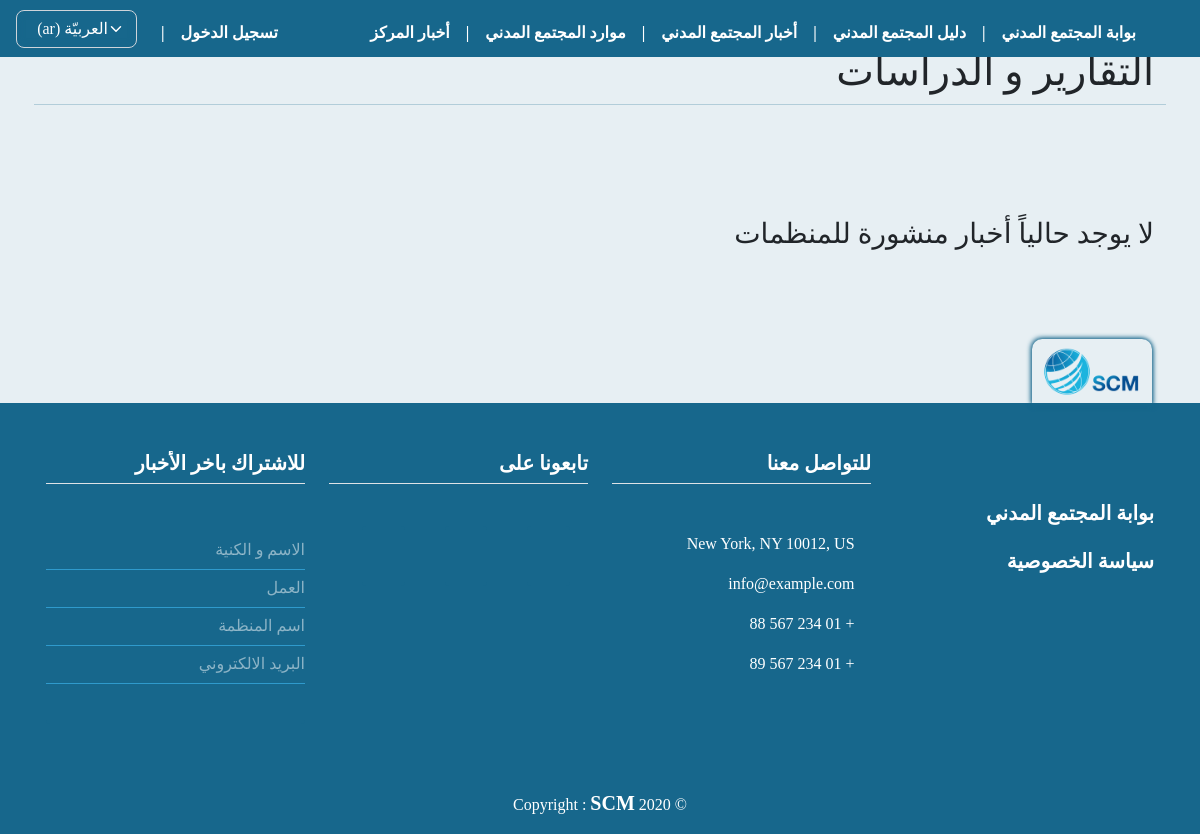
Page /orgs_rapport/ on the earlier database version.
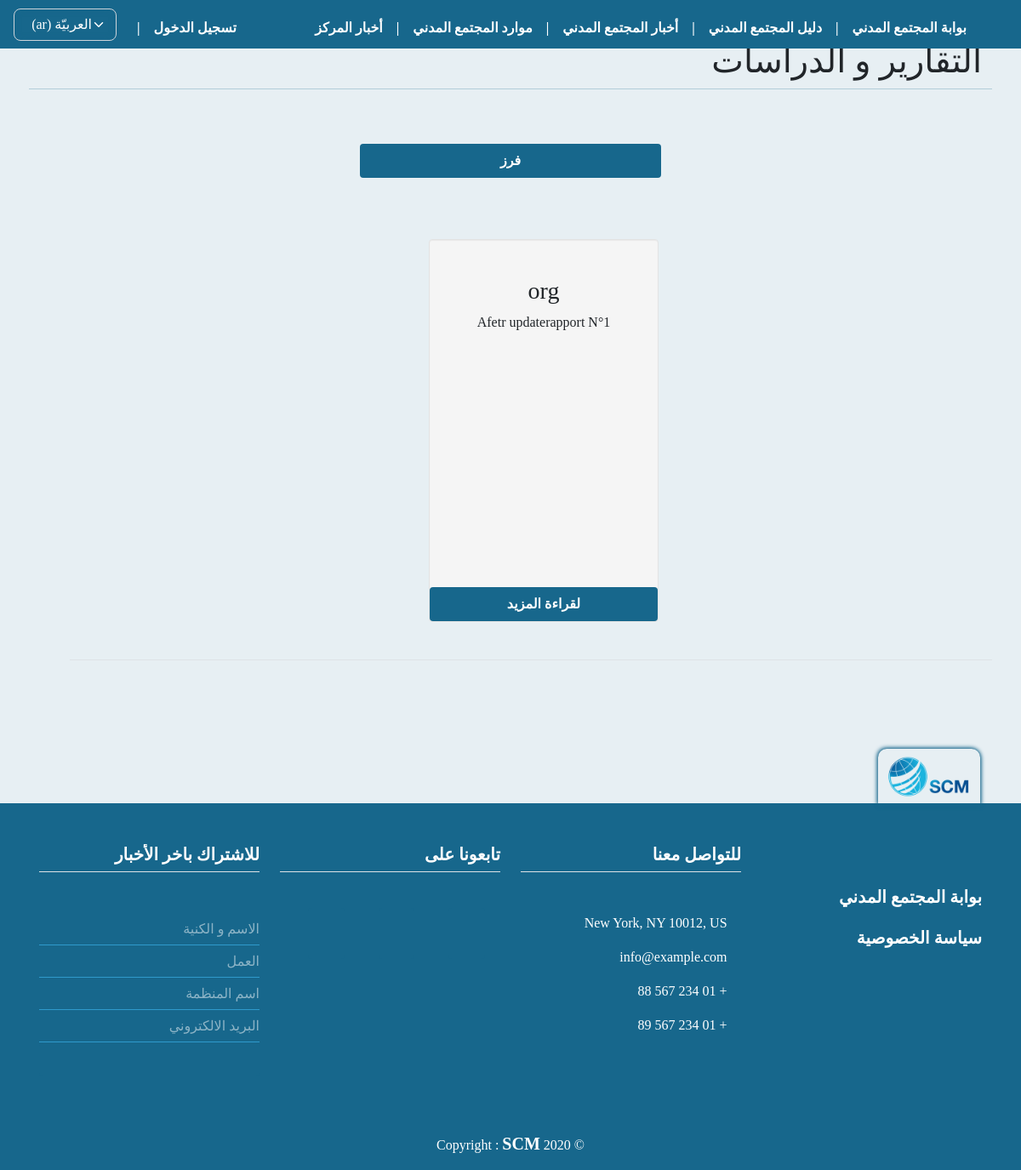
Same page on the later database version.
### orgs/models.py (models this page shows, shortened)
class OrgRapport(models.Model):
    user = models.ForeignKey(
        User, on_delete=models.CASCADE)
    org_name = models.ForeignKey(
        OrgProfile, on_delete=models.CASCADE, null=False, blank=True)
    title = models.CharField(max_length=255, null=False,
                             verbose_name=_('عنوان التقرير'))
    media = models.FileField(upload_to="rapport_files",
                             verbose_name=_('صورة او ملف التقرير'))
    publish = models.BooleanField(default=False)
    created_at = models.DateTimeField(auto_now_add=True)
    published_at = models.DateTimeField(blank=True, null=True, default=None)
    updated_at = models.DateTimeField(blank=True, null=True, default=None)

class OrgProfile(models.Model):
    type_CHOICES = (
        ('establishment', _('مؤسسة')),
        ('org', _('جمعية أو منظمة')),
        ('team', _('مبادرة / فريق')),
        ('union', _('اتحاد / تحالف / تجمع')),
        ('group', _('لجنة / تنسيقية / مجموعة'))
    )
    city_CHOICES = (
        ('aleppo', _('حلب')),
        ('damascus', _('دمشق')),
        ('suburb of damascus', _('ريف دمشق')),
        ('daraa', _('درعا')),
        ('deir ez-Zor', _('دير الزور')),
        ('hama', _('حماه')),
        ('al-Hasakah', _('الحسكة')),
        ('homs', _('حمص')),
        ('idlib', _('إدلب')),
        ('latakia', _('اللاذقية')),
        ('quneitra', _('القنيطرة')),
        ('raqqa', _('الرقة')),
        ('as-Suwayda', _('السويداء')),
        ('tartus', _('طرطوس')),
    )
    domain_CHOICES = (
        ('Media', _('إعلام')),
        ('Education', _('تعليم')),
        ('Protection', _('حماية')),
        ('Livelihoods and food security', _('سبل العيش والأمن الغذائي')),
        ('Project of clean ,water, sanitation ', _(
            'مشاريع النظافة والمياه والصرف الصحي')),
        ('Development', _('تنمية')),
        ('Law, suport, policy', _('قانون و مناصرة و سیاسة')),
        ('Donors and support volunteering', _('مانحین و دعم العمل التطوعي')),
        ('Religious org', _('منظمات دینیة')),
        ('Prof association and assembles', _('تجمعات و اتحادات مھنیة')),
        ('Health', _('صحة')),
        ('Studies and research', _('دراسات وأبحاث')),
        ('Other', _('أخرى')),
    )
    target_CHOICES = (
        ('No category selected', _('لا يوجد فئة محددة')),
        ('womans', _('نساء')),
        ('Mans', _('رجال')),
        ('Youth 18-24', _('شباب 18-24')),
        ('Child 0-18', _('أطفال 0-18')),
        ('Religious groups', _('مجموعات دینیة')),
        ('Ethnic groups', _('مجموعة عرقیة')),
        ('Persons lacking breadwinner ', _('فاقدي المعیل')),
        ('Handicapped', _('ذوي الاحتیاجات الخاصة')),
        ('Refugees', _('لاجئین')),
        ('Displaced', _('نازحین')),
        ('Returned', _('عائدین')),
        ('Other civil society organizations', _('منظمات مجتمع مدني اخرى')),
        ('Other', _('أخرى')),
    )
    bool_CHOICES = (
        ('0', _('لا')),
        ('1', _('نعم')),
    )
    polic_CHOICES = (
        ('No', _('لا يوجد')),
        ('Code of conduct', _('مدونة السلوك')),
        ('Child protection', _('حماية الطفل')),
        ('Anti-corruption', _('مكافحة الفساد')),
        ('Human resources policy', _('سياسة الموارد البشرية')),
        ('Procurement policy', _('سياسة المشتريات')),
        ('Volunteering policy', _('سياسة التطوع')),
        ('Anti-harassment Policy', _('سياسة منع التحرش')),
        ('Financial policy', _('السياسة المالية')),
        ('Equipment use Policy', _('سياسة استخدام المعدات')),
        ('privacy policy', _('سياسة الخصوصية')),
        ('Other', _('أخرى')),
    )
    user = models.ForeignKey(
        User, on_delete=models.CASCADE)
    name = models.CharField(max_length=255, null=False,
                            verbose_name=_("اسم المنظمة"))
    name_en_ku = models.CharField(max_length=255, null=True, blank=True,
                                  verbose_name=_("اسم المنظمة باللغة الانكليزية أو الكردية"))
    short_cut = models.CharField(
        max_length=255, null=True, blank=True, verbose_name=_("الاسم المختصر"))
    org_type = models.CharField(
        max_length=150, null=False, choices=type_CHOICES, verbose_name=_("نوع المنظمة"))
    position_work = CountryField(
        max_length=255, null=False, verbose_name=_("مكان العمل"))
    city_work = models.CharField(
        max_length=150, choices=city_CHOICES, null=True, blank=True, verbose_name=_("المحافظة"))
    logo = models.ImageField(upload_to="org_logos",
                             null=False, default='org_logos/default_logo.jpg', verbose_name=_("شعار المنظمة"))
    message = models.TextField(
        max_length=2000, null=False, verbose_name=_("الرؤية و الرسالة"))
    name_managing_director = models.CharField(
        max_length=255, null=True, blank=True, verbose_name=_("اسم رئيس مجلس اﻹدارة"))
    name_ceo = models.CharField(
        max_length=255, null=True, blank=True, verbose_name=_('اسم المدير التنفيذي'))
    site_web = models.URLField(
        max_length=255, null=True, blank=True, verbose_name=_('الموقع الالكتروني'))
    facebook = models.URLField(
        max_length=255, null=True, blank=True, verbose_name=_('صفحة فيسبوك'))
    twitter = models.URLField(
        max_length=255, null=True, blank=True, verbose_name=_('صفحة تويتر'))
    email = models.EmailField(max_length=255, null=True,
                              blank=True, verbose_name=_('البريد الاكتروني'))
    phone = models.CharField(max_length=100, null=True,
                             blank=True, verbose_name=_('رقم الهاتف'))
    name_person_contact = models.CharField(
        max_length=255, null=True, blank=True, verbose_name=_('اسم الشخص المسؤول عن التواصل'))
    email_person_contact = models.EmailField(
        max_length=255, null=True, blank=True, verbose_name=_('البريد الاكتروني للشخص المسؤول عن التواصل'))
    org_adress = models.CharField(
        max_length=255, null=False, verbose_name=_('عنوان المقر الرئيسي'))
    work_domain = models.CharField(
        max_length=255, choices=domain_CHOICES, null=False, verbose_name=_('مجال العمل'))
    target_cat = models.CharField(
        max_length=255, null=False, choices=target_CHOICES, verbose_name=_('الفئات المستهدفة'))
    date_of_establishment = models.CharField(
        max_length=150, null=True, blank=True, verbose_name=_('تاريخ سنة التأسيس'))
    is_org_registered = models.CharField(
        max_length=100, null=False, choices=bool_CHOICES, verbose_name=_('هل المنظمة مسجلة ؟'))
    org_registered_country = CountryField(
        max_length=255, null=True, blank=True, verbose_name=_("بلد التسجيل"))
    org_members_count = models.PositiveIntegerField(
        validators=[MinValueValidator(1)], null=True, blank=True, verbose_name=_('عدد اﻷعضاء'))
    org_members_womans_count = models.PositiveIntegerField(
        validators=[MinValueValidator(1)], null=True, blank=True, verbose_name=_('عدد النساء من اﻷعضاء'))
    w_polic_regulations = models.CharField(
        max_length=200, null=False, choices=polic_CHOICES, verbose_name=_('السياسات واللوائح المكتوبة'))
    org_member_with = models.CharField(max_length=100, null=True, blank=True, choices=bool_CHOICES, verbose_name=_(
        'ھل المؤسسة عضو في اي شبكة او تحالف او جسم تنسیقي؟'))
    coalition_name = models.CharField(
        max_length=255, null=True, blank=True, verbose_name=_('اسم الشبكة / التحالف'))
    publish = models.BooleanField(default=False)
    created_at = models.DateTimeField(auto_now_add=True)
    published_at = models.DateTimeField(blank=True, null=True, default=None)
    updated_at = models.DateTimeField(blank=True, null=True, default=None)
    def __str__(self):
        if self.user:
            return self.user.username

### orgs/views.py (the view)
# urls.py: path('orgs_rapport/', views.orgs_rapport, name="orgs_rapport"),
def orgs_rapport(request):
    rapports = OrgRapport.objects.filter(publish=True).order_by('-created_at')
    myFilter = OrgsRapportFilter(request.GET, queryset=rapports)
    rapports = myFilter.qs
    paginator = Paginator(rapports, 12)
    page = request.GET.get('page')
    try:
        rapports = paginator.get_page(page)
    except(EmptyPage, InvalidPage):
        rapports = paginator.page(paginator.num_pages)
    context = {
        'rapports': rapports,
        'myFilter': myFilter,
    }
    return render(request, 'orgs/rapport/rapport.html', context)

### templates/orgs/rapport/rapport.html (shortened to what this page needs)
{% extends 'base.html' %}
{% load static i18n crispy_forms_tags %}
{% block content %}
<div class="row pt-4 mt-4 mb-4">
    <h1>{% trans 'التقارير و الدراسات' %}</h1>
    <hr>
    <div class="">
        <div class="row mt-4">
            <div class="col-lg-4 col-md-12 col-sm-12 col-xs-12">
            </div>
            {% if rapports%}
            <div class="col-lg-4 col-md-12 col-sm-12 col-xs-12">
                <a class="btn btn-block mt-4" data-toggle="collapse" href="#collapseFiltre" aria-expanded="false"
                    aria-controls="collapseFiltre">{% trans 'فرز' %}</a>
            </div>
            {% endif %}
            <div class="col-lg-4 col-md-12 col-sm-12 col-xs-12">
            </div>
            <div class="row mt-4 pt-4">
                <div class="row justify-content-center pt-4 pb-4 mb-4">
                    {% if rapports %}
                    {% for rapport in rapports %}
                    <div class="span3 well">
                        <center>
                            <h3 class="mt-4">{{ rapport.org_name }}</h3>
                            <p>{{ rapport.title }}</p>
                            <p>
                                <a href="{% url 'orgs_rapport_detail' rapport.id %}" class="btn btn-block">
                                    {% trans 'لقراءة المزيد' %} </a>
                            </p>
                        </center>
                    </div>
                    {% endfor %}
                    <div class="pagination row border-top mt-4 pt-4" dir="ltr">
                    </div>
                    {% else %}
                    <h3> {% trans " لا يوجد حالياً أخبار منشورة للمنظمات" %} </h3>
                    {% endif %}
                </div>
            </div>
        </div>
</div>
{% endblock %}

Differences in the rows shown:
added OrgRapport: org_name "org", title "Afetr updaterapport N°1"
Other differences:
text no longer shown: "لا يوجد حالياً أخبار منشورة للمنظمات"
text now shown: "فرز"
